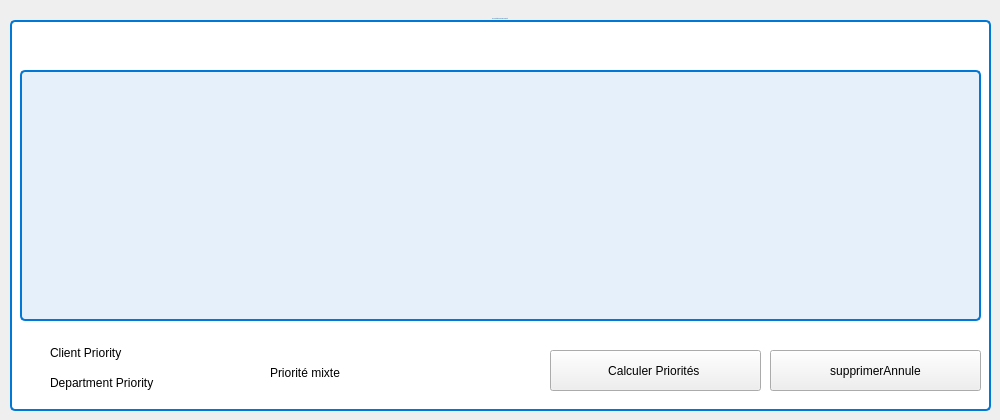
   <widget class="QWidget" name="tab_3">
    <attribute name="title">
     <string>systéme de priorisation_1</string>
    </attribute>
    <widget class="QGroupBox" name="groupBox_8">
     <property name="geometry">
      <rect>
       <x>10</x>
       <y>10</y>
       <width>981</width>
       <height>401</height>
      </rect>
     </property>
     <property name="font">
      <font>
       <family>Segoe UI</family>
       <pointsize>-1</pointsize>
      </font>
     </property>
     <property name="styleSheet">
      <string notr="true">QGroupBox {
    border: 2px solid #0078D7;  /* Bordure bleue */
    border-radius: 5px;         /* Coins arrondis */
    margin-top: 10px;           /* Espace au-dessus du titre */
    background-color: #ffffff;  /* Fond bleu clair */
    padding: 5px;               /* Espace interne */
}

QGroupBox::title {
    subcontrol-origin: margin;
    subcontrol-position: top center; /* Centrage du titre */
    padding: 8px 10px;
    color: #0056A6;  /* Couleur du texte */
    font-weight: bold;
    font-size: 12pt;
    background: transparent;
}
</string>
     </property>
     <property name="title">
      <string>les consultation par ordre de priorité</string>
     </property>
     <property name="flat">
      <bool>false</bool>
     </property>
     <property name="checkable">
      <bool>false</bool>
     </property>
     <widget class="QTableView" name="tableView_priorisation">
      <property name="geometry">
       <rect>
        <x>10</x>
        <y>60</y>
        <width>961</width>
        <height>251</height>
       </rect>
      </property>
      <property name="styleSheet">
       <string notr="true">QTableView {
    background-color: #E6F0FA; /* Fond bleu clair */
    border: 2px solid #0078D7; /* Bordure bleue */
    border-radius: 5px; /* Coins arrondis */
    padding: 5px;
    gridline-color: #0078D7; /* Couleur des lignes de la grille */
    selection-background-color: #0078D7; /* Fond bleu sélection */
    selection-color: white; /* Texte blanc en sélection */
    outline: none;
}

QHeaderView::section {
    background-color: #0078D7; /* Fond bleu pour les en-têtes */
    color: white; /* Texte blanc */
    padding: 5px;
    border: 1px solid #0056A6;
    font-weight: bold;
}

QTableView::item {
    background-color: white; /* Fond des éléments */
    color: #0056A6; /* Texte bleu */
    padding: 5px;
    border-radius: 3px;
}

QTableView::item:selected {
    background-color: #0078D7; /* Fond bleu sélection */
    color: white; /* Texte blanc */
    font-weight: bold;
}

QTableView::item:hover {
    background-color: #ADD8E6; /* Bleu clair au survol */
    color: black;
}
</string>
      </property>
      <property name="sortingEnabled">
       <bool>true</bool>
      </property>
     </widget>
     <widget class="QPushButton" name="prioriserButton">
      <property name="geometry">
       <rect>
        <x>540</x>
        <y>340</y>
        <width>211</width>
        <height>41</height>
       </rect>
      </property>
      <property name="text">
       <string>Calculer Priorités </string>
      </property>
     </widget>
     <widget class="QRadioButton" name="radioButton_1">
      <property name="geometry">
       <rect>
        <x>20</x>
        <y>360</y>
        <width>181</width>
        <height>26</height>
       </rect>
      </property>
      <property name="styleSheet">
       <string notr="true">background-color: transparent;
color: rgb(0, 0, 0);</string>
      </property>
      <property name="text">
       <string>Department Priority</string>
      </property>
     </widget>
     <widget class="QRadioButton" name="radioButton_2">
      <property name="geometry">
       <rect>
        <x>20</x>
        <y>330</y>
        <width>131</width>
        <height>26</height>
       </rect>
      </property>
      <property name="styleSheet">
       <string notr="true">background-color: transparent;
color: rgb(0, 0, 0);</string>
      </property>
      <property name="text">
       <string>Client Priority</string>
      </property>
     </widget>
     <widget class="QRadioButton" name="radioButton_3">
      <property name="enabled">
       <bool>true</bool>
      </property>
      <property name="geometry">
       <rect>
        <x>240</x>
        <y>350</y>
        <width>141</width>
        <height>26</height>
       </rect>
      </property>
      <property name="styleSheet">
       <string notr="true">background-color: transparent;
color: rgb(0, 0, 0);</string>
      </property>
      <property name="text">
       <string>Priorité mixte </string>
      </property>
     </widget>
     <widget class="QPushButton" name="pushButton_supprimerAnnule">
      <property name="geometry">
       <rect>
        <x>760</x>
        <y>340</y>
        <width>211</width>
        <height>41</height>
       </rect>
      </property>
      <property name="text">
       <string>supprimerAnnule</string>
      </property>
     </widget>
    </widget>
   </widget>
